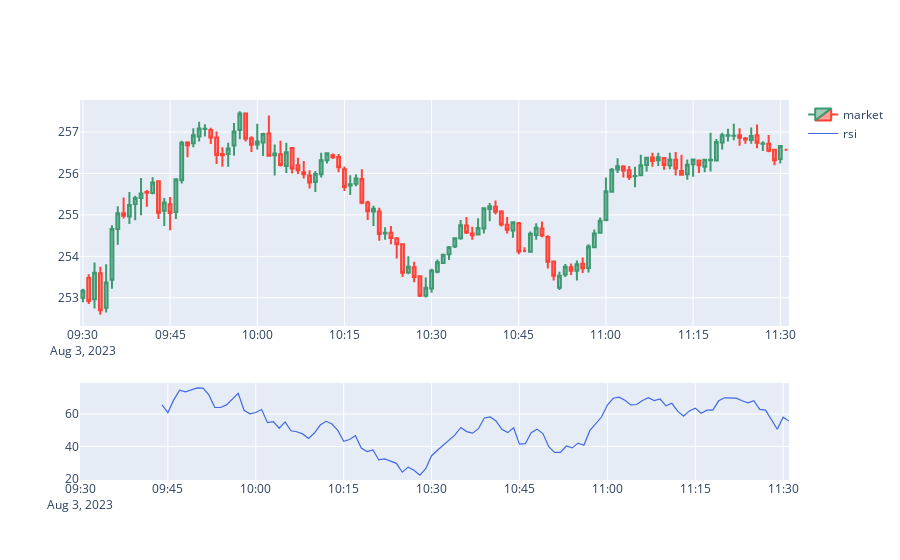

Source (notebook cell):
### Markdown cell above
### After implementing the RSI to our features, we can now see our RSI has been successfully added. So lets visualize it using ploty.

### Code cell
from plotly.subplots import make_subplots

fig = make_subplots(rows=2, cols=1,row_heights = [0.7, 0.3])

fig.add_trace(go.Candlestick(x=df.index,
                            open=df['Open'],
                            high=df['High'],
                            low=df['Low'],
                            close=df['Close'], name= 'market'),
                          row=1, col=1)

fig.update_xaxes(
    rangeslider_visible=False)

fig.add_trace(go.Scatter(x=df.index,
                         y=df['rsi'], name = 'rsi', line=dict(color='royalblue', width=1.2)),
              row=2,col = 1)
fig.show()
